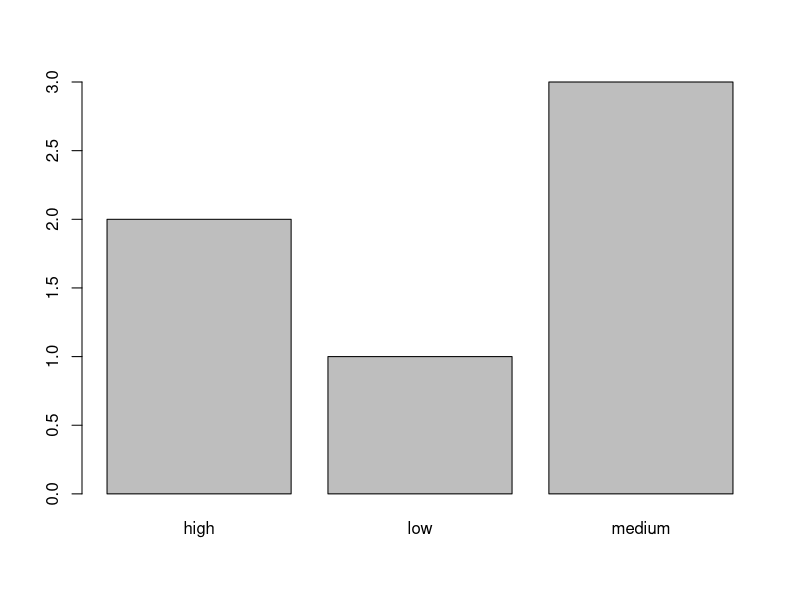
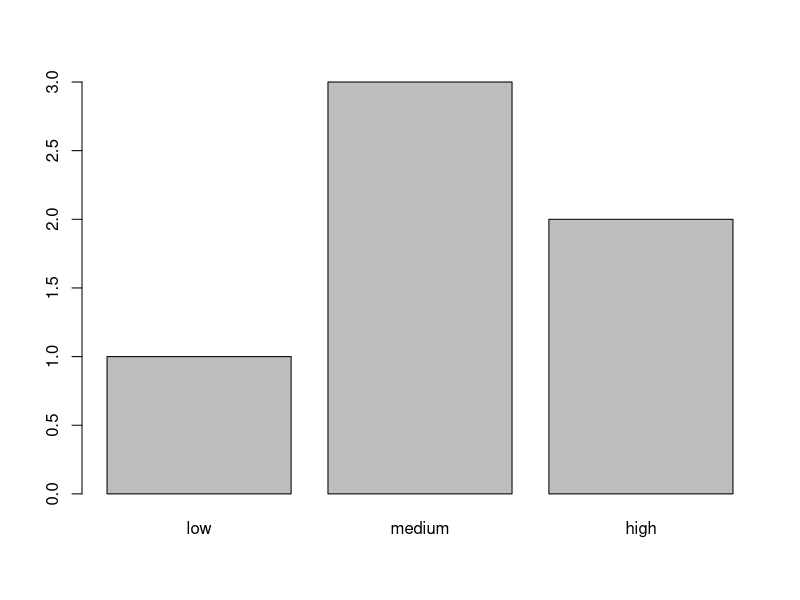

R code for these plots, in order:
## ---- chunk 1
# PUT YOUR CORRECTED CODE HERE

# 1
states <- c("California", "Illinois", "Ohio")

# 2
countries <- c("Iran", "Indonesia", "India", "Italy")

# 3
df <- data.frame(age = c(21, 66, 35),
                 party = c('rep', 'dem', 'rep'))

# 4
my_vector <- c("apples", "oranges", "kiwis")

# 5
artists <- list(names = c("Picasso", "Kahlo"),
                genre = c("cubist", "surrealist"))
## ---- chunk 2
titles <- c("Dog Day Afternoon", "The Graduate", "Breakfast Club")
year <- c(1975, 1967, 1985)
bechdel <- c(TRUE, FALSE, TRUE)
## ---- chunk 3
movies <- list(titles, year, bechdel)
## ---- chunk 4
str(movies)
## ---- chunk 5
f <- factor(c("low","medium","high","medium","high","medium"))
table(f)
barplot(table(f))
## ---- chunk 6
f <- factor(f, levels = c("low", "medium", "high"))

# Test your code
barplot(table(f))
## ---- chunk 7
movies_df <- as.data.frame(movies)
## ---- chunk 8
names(movies) <- c("film", "year", "bechtel")
